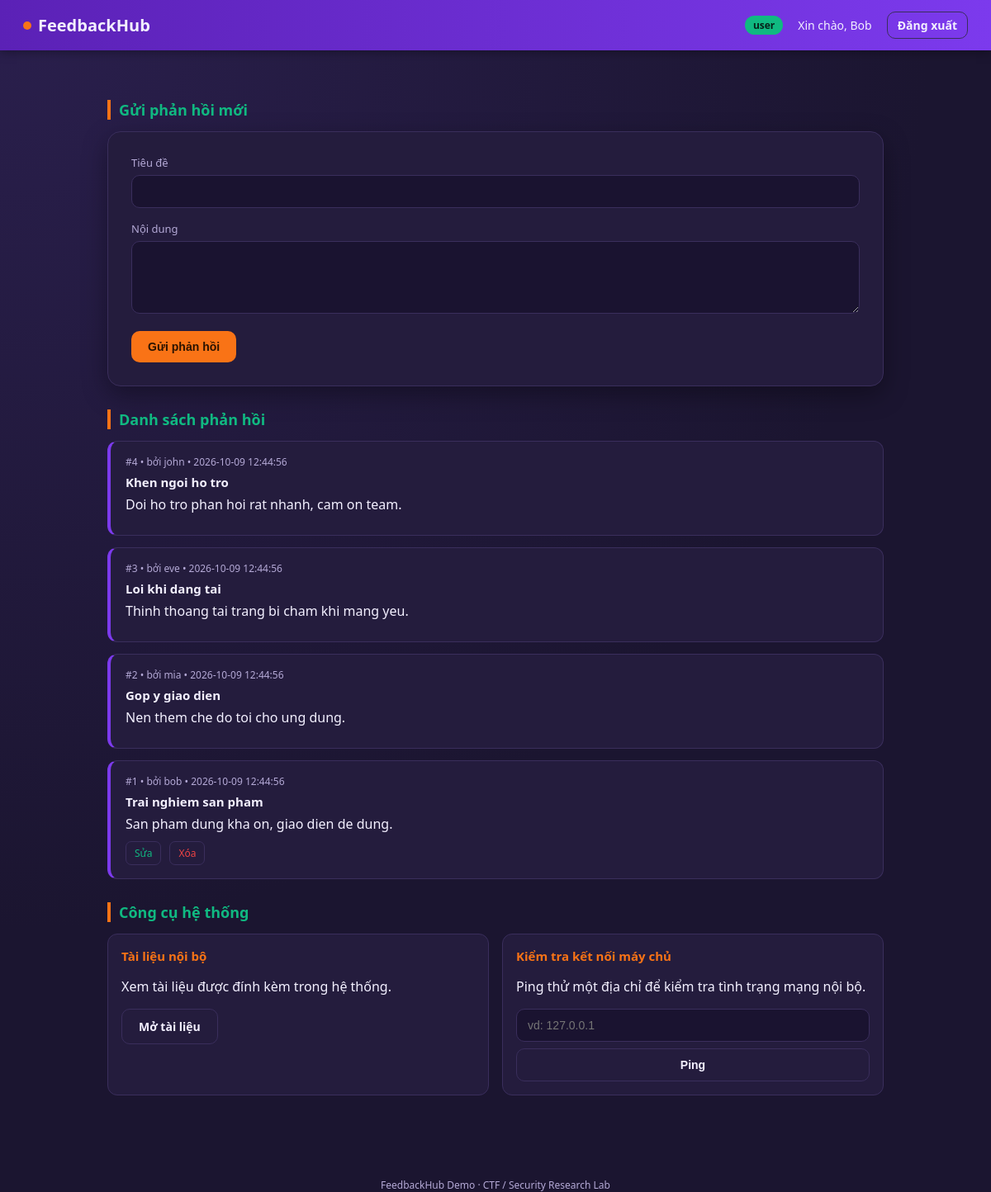
Screenshot of /src/public/dashboard.php (signed in) with the database file from the repository.
### tables this page shows
CREATE TABLE IF NOT EXISTS feedbacks (
    id INT AUTO_INCREMENT PRIMARY KEY,
    user_id INT NOT NULL,
    title VARCHAR(150) NOT NULL,
    content TEXT NOT NULL,
    created_at TIMESTAMP DEFAULT CURRENT_TIMESTAMP,
    FOREIGN KEY (user_id) REFERENCES users(id)
);

CREATE TABLE IF NOT EXISTS users (
    id INT AUTO_INCREMENT PRIMARY KEY,
    username VARCHAR(50) NOT NULL UNIQUE,
    password VARCHAR(128) NOT NULL,
    nickname VARCHAR(100) NOT NULL,
    role VARCHAR(20) NOT NULL DEFAULT 'user',
    created_at TIMESTAMP DEFAULT CURRENT_TIMESTAMP
);

### src/includes/auth.php (called while the page is built, shortened)
<?php
function current_user() {
    return [
        'id'        => $_SESSION['user_id'] ?? null,
        'username'  => $_SESSION['username'] ?? null,
        'nickname' => $_SESSION['nickname'] ?? null,
        'role'      => $_SESSION['role'] ?? null,
    ];
}

### src/public/dashboard.php (the view, shortened to what this page needs)
<?php
require __DIR__ . '/../includes/auth.php';
require __DIR__ . '/../includes/db.php';
$user = current_user();
$isAdmin = $user['role'] === 'admin';
$result = $conn->query("SELECT f.*, u.username FROM feedbacks f JOIN users u ON f.user_id = u.id ORDER BY f.id DESC");
?>
<!DOCTYPE html>
<html lang="vi">
<head>
<link rel="stylesheet" href="assets/style.css">
</head>
<body>
<div class="navbar">
  <div class="brand"><span class="dot"></span> FeedbackHub</div>
  <div class="nav-right">
    <span class="badge"><?= htmlspecialchars($user['role']) ?></span>
    <span>Xin chào, <?= htmlspecialchars($user['nickname']) ?></span>
    <a href="logout.php" class="btn btn-ghost" style="padding:6px 12px;">Đăng xuất</a>
  </div>
</div>
<div class="container">
  <h2 class="section-title">Gửi phản hồi mới</h2>
  <div class="card">
    <form method="POST" action="feedback_add.php">
      <label for="title">Tiêu đề</label>
      <input type="text" id="title" name="title" required maxlength="150">
      <label for="content">Nội dung</label>
      <textarea id="content" name="content" rows="4" required></textarea>
      <button type="submit" class="btn btn-orange">Gửi phản hồi</button>
    </form>
  </div>
  <h2 class="section-title">Danh sách phản hồi</h2>
  <?php if ($result && $result->num_rows > 0): ?>
    <?php while ($row = $result->fetch_assoc()): ?>
      <div class="feedback-item">
        <div class="meta">#<?= (int)$row['id'] ?> • bởi <?= htmlspecialchars($row['username']) ?> • <?= htmlspecialchars($row['created_at']) ?></div>
        <div class="title"><?= htmlspecialchars($row['title']) ?></div>
        <div class="content">
          <?php echo $row['content']; ?>
        </div>
        <div class="feedback-actions">
          <?php if ($isAdmin || (int)$row['user_id'] === (int)$user['id']): ?>
            <a href="feedback_edit.php?id=<?= (int)$row['id'] ?>">Sửa</a>
            <a href="feedback_delete.php?id=<?= (int)$row['id'] ?>" class="btn-danger" onclick="return confirm('Xóa phản hồi này?');">Xóa</a>
          <?php endif; ?>
        </div>
      </div>
    <?php endwhile; ?>
  <?php else: ?>
    <p>Chưa có phản hồi nào.</p>
  <?php endif; ?>
  <h2 class="section-title">Công cụ hệ thống</h2>
  <div class="tools-grid">
    <div class="tool-card">
      <h3>Tài liệu nội bộ</h3>
      <p>Xem tài liệu được đính kèm trong hệ thống.</p>
      <a href="attachment.php?doc=internal_memo_482.txt" class="btn btn-ghost" style="display:inline-block;">Mở tài liệu</a>
    </div>
    <div class="tool-card">
      <h3>Kiểm tra kết nối máy chủ</h3>
      <p>Ping thử một địa chỉ để kiểm tra tình trạng mạng nội bộ.</p>
      <form method="GET" action="diagnostic.php">
        <input type="text" name="host" placeholder="vd: 127.0.0.1" style="margin-bottom:8px;">
        <button type="submit" class="btn btn-ghost" style="width:100%;">Ping</button>
      </form>
    </div>
  </div>
</div>
<footer class="note">FeedbackHub Demo &middot; CTF / Security Research Lab</footer>
</body>
</html>

### src/public/assets/style.css (style rules this page uses)
:root { --purple: #7C3AED; --purple-dark: #5B21B6; --green: #10B981; --green-dark: #059669; --orange: #F97316; --bg-dark: #1B1530; --bg-card: #241C3D; --text-light: #F3F0FF; --text-muted: #B4A9D6; --border: #3A2E5C; --danger: #EF4444; }
* { box-sizing: border-box; }
body { margin: 0; font-family: "Segoe UI", Roboto, Arial, sans-serif; background: radial-gradient(circle at top left, #2a1f4d 0%, var(--bg-dark) 60%); color: var(--text-light); min-height: 100vh; }
a { color: var(--green); text-decoration: none; }
.navbar { display: flex; justify-content: space-between; align-items: center; padding: 14px 28px; background: linear-gradient(90deg, var(--purple-dark), var(--purple)); box-shadow: 0 2px 12px rgba(0,0,0,0.35); }
.navbar .brand { font-size: 20px; font-weight: 700; display: flex; align-items: center; gap: 8px; }
.navbar .brand .dot { width: 10px; height: 10px; border-radius: 50%; background: var(--orange); display: inline-block; }
.navbar .nav-right { display: flex; align-items: center; gap: 18px; font-size: 14px; }
.navbar .nav-right .badge { background: var(--green); color: #06231a; padding: 3px 10px; border-radius: 999px; font-weight: 600; font-size: 12px; }
.container { max-width: 980px; margin: 0 auto; padding: 32px 20px 60px; }
.card { background: var(--bg-card); border: 1px solid var(--border); border-radius: 16px; padding: 28px; box-shadow: 0 10px 30px rgba(0,0,0,0.35); }
label { display: block; font-size: 13px; margin-bottom: 6px; color: var(--text-muted); }
input[type=text], input[type=password], textarea { width: 100%; padding: 11px 13px; margin-bottom: 16px; border-radius: 10px; border: 1px solid var(--border); background: #1A1330; color: var(--text-light); font-size: 14px; }
.btn { display: inline-block; padding: 11px 20px; border-radius: 10px; border: none; font-weight: 600; font-size: 14px; cursor: pointer; text-align: center; }
.btn-orange { background: var(--orange); color: #2b1300; }
.btn-danger { background: transparent; border: 1px solid var(--danger); color: var(--danger); }
.btn-ghost { background: transparent; border: 1px solid var(--border); color: var(--text-light); }
h2.section-title { font-size: 18px; color: var(--green); border-left: 4px solid var(--orange); padding-left: 10px; margin: 28px 0 14px; }
.feedback-item { background: var(--bg-card); border: 1px solid var(--border); border-left: 4px solid var(--purple); border-radius: 12px; padding: 16px 18px; margin-bottom: 14px; }
.feedback-item .meta { font-size: 12px; color: var(--text-muted); margin-bottom: 6px; }
.feedback-item .title { font-weight: 700; font-size: 15px; margin-bottom: 6px; color: var(--text-light); }
.feedback-actions { margin-top: 10px; display: flex; gap: 10px; }
.feedback-actions a { font-size: 12px; padding: 5px 10px; border-radius: 7px; border: 1px solid var(--border); }
.tools-grid { display: grid; grid-template-columns: repeat(auto-fit, minmax(220px, 1fr)); gap: 16px; margin-top: 10px; }
.tool-card { background: var(--bg-card); border: 1px solid var(--border); border-radius: 12px; padding: 16px; }
.tool-card h3 { margin-top: 0; font-size: 15px; color: var(--orange); }
footer.note { text-align: center; color: var(--text-muted); font-size: 12px; margin-top: 40px; }

### rows the page displays
feedbacks: id "4", user.username "john", created_at "2026-10-09 12:44:56", title "Khen ngoi ho tro", content "Doi ho tro phan hoi rat nhanh, cam on team."
feedbacks: id "3", user.username "eve", created_at "2026-10-09 12:44:56", title "Loi khi dang tai", content "Thinh thoang tai trang bi cham khi mang yeu."
feedbacks: id "2", user.username "mia", created_at "2026-10-09 12:44:56", title "Gop y giao dien", content "Nen them che do toi cho ung dung."
feedbacks: id "1", user.username "bob", created_at "2026-10-09 12:44:56", title "Trai nghiem san pham", content "San pham dung kha on, giao dien de dung."

### other values shown
$user['role'] "user"
$user['nickname'] "Bob"
